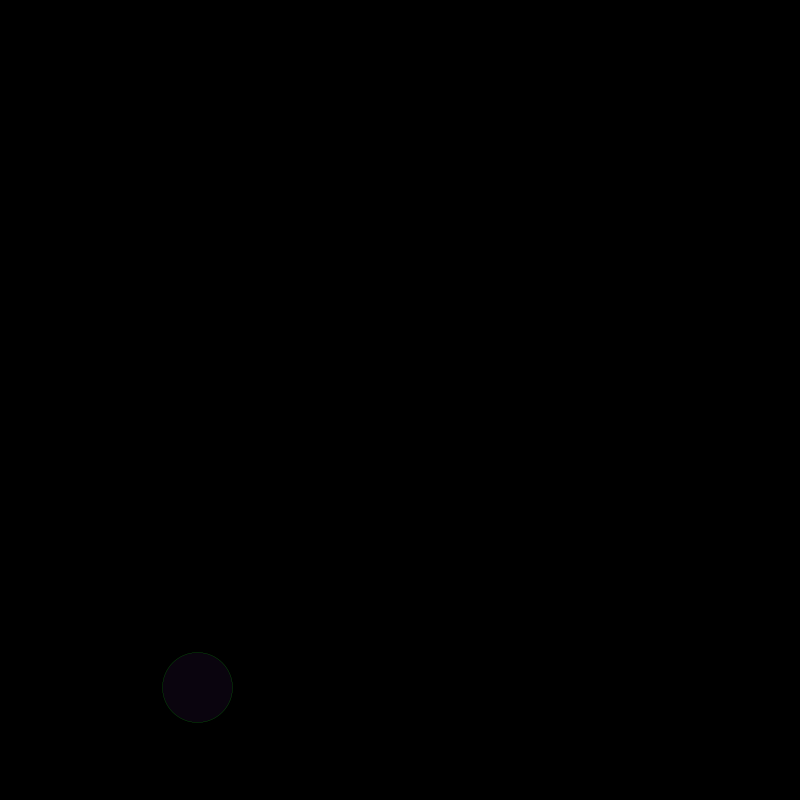
Frame 1 (no input)
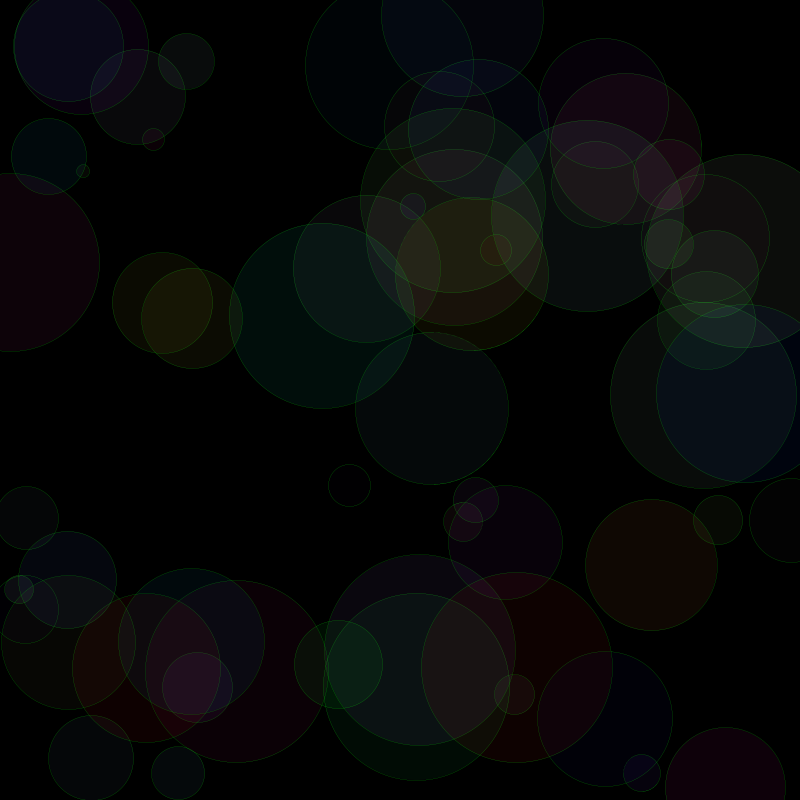
Frame 60 (the mouse pressed at the canvas centre just before this capture)
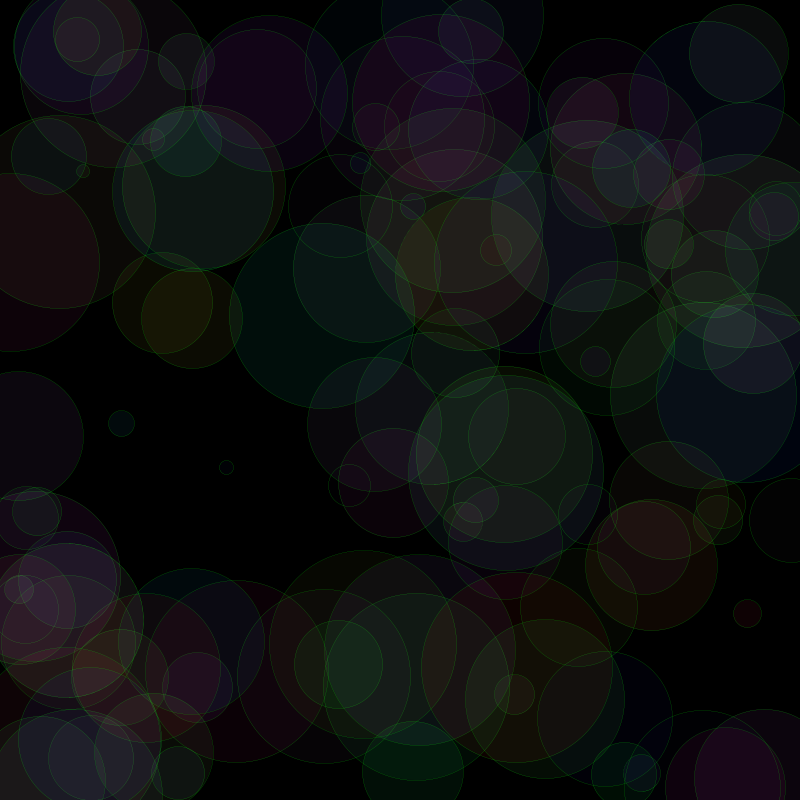
Frame 120 (the mouse held since frame 60 and released just before this capture)

The Processing sketch that drew these frames (run headless with seeded random() and noise(); from frame 60 on, the mouse is pressed at the canvas centre):

// Processing sketch: Ellipses
// ── Ellipses.pde
//increasing ellipse count over time
//Leon Wolff
//This program draws an increasing amount of ellipses with random colors

int exp;
int i = 0;
float posY;
float posX;
float size;
float copy;
int counting;

void settings (){
 size(800,800); 
  smooth();
}

void setup(){
  background(0); 
}


void mouseClicked(){
 if (mouseButton == LEFT){
  noLoop();}
 if (mouseButton == RIGHT){
  loop();
 }
}

void draw(){
  noFill();
  stroke(0, 255, 0);
  strokeWeight(0.05);
  println(i);
  ellipseMode(CENTER);
  
  if (i > 1799){
   noLoop(); 
  }
  
  if (i < 1800){
   i++; 
  }
  fill(random(255),random(255),random(255), 15);
  if (i > 0){
    drawer1();
  }
  if (i > 200){
    drawer2();
  }
  if (i > 400){
   drawer3(); 
  }
  if (i > 600){
   drawer4(); 
  }
  if (i >800){
   drawer5(); 
  }
  if (i > 1000){
   drawer6(); 
  }
  if (i > 1200){
   drawer7(); 
  }
  if (i > 1400){
   drawer8(); 
  }
  if (i > 1600){
   drawer9(); 
  }
  if (i > 1800){
   drawer10(); 
  }
}

void drawer1(){
  ellipse (posX = random(10, width), posY = random(10, height), size = random(10, 200), copy = this.size);
 
}

void drawer2(){
  ellipse (posX = random(10, width), posY = random(10, height), size = random(10, 200), copy = this.size);
  ellipse (posX = random(10, width), posY = random(10, height), size = random(10, 200), copy = this.size);
}

void drawer3(){
  ellipse (posX = random(10, width), posY = random(10, height), size = random(10, 400), copy = this.size);
  ellipse (posX = random(10, width), posY = random(10, height), size = random(10, 400), copy = this.size);
  ellipse (posX = random(10, width), posY = random(10, height), size = random(10, 400), copy = this.size);
}

void drawer4(){
  ellipse (posX = random(10, width), posY = random(10, height), size = random(10, 400), copy = this.size);
  ellipse (posX = random(10, width), posY = random(10, height), size = random(10, 400), copy = this.size);
  ellipse (posX = random(10, width), posY = random(10, height), size = random(10, 400), copy = this.size);
  ellipse (posX = random(10, width), posY = random(10, height), size = random(10, 400), copy = this.size);
  ellipse (posX = random(10, width), posY = random(10, height), size = random(10, 400), copy = this.size);
  ellipse (posX = random(10, width), posY = random(10, height), size = random(10, 400), copy = this.size);
}

void drawer5(){
  ellipse (posX = random(10, width), posY = random(10, height), size = random(10, 400), copy = this.size);
  ellipse (posX = random(10, width), posY = random(10, height), size = random(10, 400), copy = this.size);
  ellipse (posX = random(10, width), posY = random(10, height), size = random(10, 400), copy = this.size);
  ellipse (posX = random(10, width), posY = random(10, height), size = random(10, 400), copy = this.size);
  ellipse (posX = random(10, width), posY = random(10, height), size = random(10, 400), copy = this.size);
  ellipse (posX = random(10, width), posY = random(10, height), size = random(10, 400), copy = this.size);
  ellipse (posX = random(10, width), posY = random(10, height), size = random(10, 400), copy = this.size);
  ellipse (posX = random(10, width), posY = random(10, height), size = random(10, 400), copy = this.size);
  ellipse (posX = random(10, width), posY = random(10, height), size = random(10, 400), copy = this.size);
  ellipse (posX = random(10, width), posY = random(10, height), size = random(10, 400), copy = this.size);
  ellipse (posX = random(10, width), posY = random(10, height), size = random(10, 400), copy = this.size);
  ellipse (posX = random(10, width), posY = random(10, height), size = random(10, 400), copy = this.size);
}

void drawer6(){
  ellipse (posX = random(10, width), posY = random(10, height), size = random(10, 400), copy = this.size);
  ellipse (posX = random(10, width), posY = random(10, height), size = random(10, 400), copy = this.size);
  ellipse (posX = random(10, width), posY = random(10, height), size = random(10, 400), copy = this.size);
  ellipse (posX = random(10, width), posY = random(10, height), size = random(10, 400), copy = this.size);
  ellipse (posX = random(10, width), posY = random(10, height), size = random(10, 400), copy = this.size);
  ellipse (posX = random(10, width), posY = random(10, height), size = random(10, 400), copy = this.size);
  ellipse (posX = random(10, width), posY = random(10, height), size = random(10, 400), copy = this.size);
  ellipse (posX = random(10, width), posY = random(10, height), size = random(10, 400), copy = this.size);
  ellipse (posX = random(10, width), posY = random(10, height), size = random(10, 400), copy = this.size);
  ellipse (posX = random(10, width), posY = random(10, height), size = random(10, 400), copy = this.size);
  ellipse (posX = random(10, width), posY = random(10, height), size = random(10, 400), copy = this.size);
  ellipse (posX = random(10, width), posY = random(10, height), size = random(10, 400), copy = this.size);
  ellipse (posX = random(10, width), posY = random(10, height), size = random(10, 400), copy = this.size);
  ellipse (posX = random(10, width), posY = random(10, height), size = random(10, 400), copy = this.size);
  ellipse (posX = random(10, width), posY = random(10, height), size = random(10, 400), copy = this.size);
  ellipse (posX = random(10, width), posY = random(10, height), size = random(10, 400), copy = this.size);
  ellipse (posX = random(10, width), posY = random(10, height), size = random(10, 400), copy = this.size);
  ellipse (posX = random(10, width), posY = random(10, height), size = random(10, 400), copy = this.size);
  ellipse (posX = random(10, width), posY = random(10, height), size = random(10, 400), copy = this.size);
  ellipse (posX = random(10, width), posY = random(10, height), size = random(10, 400), copy = this.size);
  ellipse (posX = random(10, width), posY = random(10, height), size = random(10, 400), copy = this.size);
  ellipse (posX = random(10, width), posY = random(10, height), size = random(10, 400), copy = this.size);
  ellipse (posX = random(10, width), posY = random(10, height), size = random(10, 400), copy = this.size);
  ellipse (posX = random(10, width), posY = random(10, height), size = random(10, 400), copy = this.size);
}

void drawer7(){
  ellipse (posX = random(10, width), posY = random(10, height), size = random(10, 400), copy = this.size);
  ellipse (posX = random(10, width), posY = random(10, height), size = random(10, 400), copy = this.size);
  ellipse (posX = random(10, width), posY = random(10, height), size = random(10, 400), copy = this.size);
  ellipse (posX = random(10, width), posY = random(10, height), size = random(10, 400), copy = this.size);
  ellipse (posX = random(10, width), posY = random(10, height), size = random(10, 400), copy = this.size);
  ellipse (posX = random(10, width), posY = random(10, height), size = random(10, 400), copy = this.size);
  ellipse (posX = random(10, width), posY = random(10, height), size = random(10, 400), copy = this.size);
  ellipse (posX = random(10, width), posY = random(10, height), size = random(10, 400), copy = this.size);
  ellipse (posX = random(10, width), posY = random(10, height), size = random(10, 400), copy = this.size);
  ellipse (posX = random(10, width), posY = random(10, height), size = random(10, 400), copy = this.size);
  ellipse (posX = random(10, width), posY = random(10, height), size = random(10, 400), copy = this.size);
  ellipse (posX = random(10, width), posY = random(10, height), size = random(10, 400), copy = this.size);
  ellipse (posX = random(10, width), posY = random(10, height), size = random(10, 400), copy = this.size);
  ellipse (posX = random(10, width), posY = random(10, height), size = random(10, 400), copy = this.size);
  ellipse (posX = random(10, width), posY = random(10, height), size = random(10, 400), copy = this.size);
  ellipse (posX = random(10, width), posY = random(10, height), size = random(10, 400), copy = this.size);
  ellipse (posX = random(10, width), posY = random(10, height), size = random(10, 400), copy = this.size);
  ellipse (posX = random(10, width), posY = random(10, height), size = random(10, 400), copy = this.size);
  ellipse (posX = random(10, width), posY = random(10, height), size = random(10, 400), copy = this.size);
  ellipse (posX = random(10, width), posY = random(10, height), size = random(10, 400), copy = this.size);
  ellipse (posX = random(10, width), posY = random(10, height), size = random(10, 400), copy = this.size);
  ellipse (posX = random(10, width), posY = random(10, height), size = random(10, 400), copy = this.size);
  ellipse (posX = random(10, width), posY = random(10, height), size = random(10, 400), copy = this.size);
  ellipse (posX = random(10, width), posY = random(10, height), size = random(10, 400), copy = this.size);
  ellipse (posX = random(10, width), posY = random(10, height), size = random(10, 400), copy = this.size);
  ellipse (posX = random(10, width), posY = random(10, height), size = random(10, 400), copy = this.size);
  ellipse (posX = random(10, width), posY = random(10, height), size = random(10, 400), copy = this.size);
  ellipse (posX = random(10, width), posY = random(10, height), size = random(10, 400), copy = this.size);
  ellipse (posX = random(10, width), posY = random(10, height), size = random(10, 400), copy = this.size);
  ellipse (posX = random(10, width), posY = random(10, height), size = random(10, 400), copy = this.size);
  ellipse (posX = random(10, width), posY = random(10, height), size = random(10, 400), copy = this.size);
  ellipse (posX = random(10, width), posY = random(10, height), size = random(10, 400), copy = this.size);
  ellipse (posX = random(10, width), posY = random(10, height), size = random(10, 400), copy = this.size);
  ellipse (posX = random(10, width), posY = random(10, height), size = random(10, 400), copy = this.size);
  ellipse (posX = random(10, width), posY = random(10, height), size = random(10, 400), copy = this.size);
  ellipse (posX = random(10, width), posY = random(10, height), size = random(10, 400), copy = this.size);
  ellipse (posX = random(10, width), posY = random(10, height), size = random(10, 400), copy = this.size);
  ellipse (posX = random(10, width), posY = random(10, height), size = random(10, 400), copy = this.size);
  ellipse (posX = random(10, width), posY = random(10, height), size = random(10, 400), copy = this.size);
  ellipse (posX = random(10, width), posY = random(10, height), size = random(10, 400), copy = this.size);
  ellipse (posX = random(10, width), posY = random(10, height), size = random(10, 400), copy = this.size);
  ellipse (posX = random(10, width), posY = random(10, height), size = random(10, 400), copy = this.size);
  ellipse (posX = random(10, width), posY = random(10, height), size = random(10, 400), copy = this.size);
  ellipse (posX = random(10, width), posY = random(10, height), size = random(10, 400), copy = this.size);
  ellipse (posX = random(10, width), posY = random(10, height), size = random(10, 400), copy = this.size);
  ellipse (posX = random(10, width), posY = random(10, height), size = random(10, 400), copy = this.size);
  ellipse (posX = random(10, width), posY = random(10, height), size = random(10, 400), copy = this.size);
  ellipse (posX = random(10, width), posY = random(10, height), size = random(10, 400), copy = this.size);
}

void drawer8(){
  ellipse (posX = random(10, width), posY = random(10, height), size = random(10, 400), copy = this.size);
  ellipse (posX = random(10, width), posY = random(10, height), size = random(10, 400), copy = this.size);
  ellipse (posX = random(10, width), posY = random(10, height), size = random(10, 400), copy = this.size);
  ellipse (posX = random(10, width), posY = random(10, height), size = random(10, 400), copy = this.size);
  ellipse (posX = random(10, width), posY = random(10, height), size = random(10, 400), copy = this.size);
  ellipse (posX = random(10, width), posY = random(10, height), size = random(10, 400), copy = this.size);
  ellipse (posX = random(10, width), posY = random(10, height), size = random(10, 400), copy = this.size);
  ellipse (posX = random(10, width), posY = random(10, height), size = random(10, 400), copy = this.size);
  ellipse (posX = random(10, width), posY = random(10, height), size = random(10, 400), copy = this.size);
  ellipse (posX = random(10, width), posY = random(10, height), size = random(10, 400), copy = this.size);
  ellipse (posX = random(10, width), posY = random(10, height), size = random(10, 400), copy = this.size);
  ellipse (posX = random(10, width), posY = random(10, height), size = random(10, 400), copy = this.size);
  ellipse (posX = random(10, width), posY = random(10, height), size = random(10, 400), copy = this.size);
  ellipse (posX = random(10, width), posY = random(10, height), size = random(10, 400), copy = this.size);
  ellipse (posX = random(10, width), posY = random(10, height), size = random(10, 400), copy = this.size);
  ellipse (posX = random(10, width), posY = random(10, height), size = random(10, 400), copy = this.size);
  ellipse (posX = random(10, width), posY = random(10, height), size = random(10, 400), copy = this.size);
  ellipse (posX = random(10, width), posY = random(10, height), size = random(10, 400), copy = this.size);
  ellipse (posX = random(10, width), posY = random(10, height), size = random(10, 400), copy = this.size);
  ellipse (posX = random(10, width), posY = random(10, height), size = random(10, 400), copy = this.size);
  ellipse (posX = random(10, width), posY = random(10, height), size = random(10, 400), copy = this.size);
  ellipse (posX = random(10, width), posY = random(10, height), size = random(10, 400), copy = this.size);
  ellipse (posX = random(10, width), posY = random(10, height), size = random(10, 400), copy = this.size);
  ellipse (posX = random(10, width), posY = random(10, height), size = random(10, 400), copy = this.size);
  ellipse (posX = random(10, width), posY = random(10, height), size = random(10, 400), copy = this.size);
  ellipse (posX = random(10, width), posY = random(10, height), size = random(10, 400), copy = this.size);
  ellipse (posX = random(10, width), posY = random(10, height), size = random(10, 400), copy = this.size);
  ellipse (posX = random(10, width), posY = random(10, height), size = random(10, 400), copy = this.size);
  ellipse (posX = random(10, width), posY = random(10, height), size = random(10, 400), copy = this.size);
  ellipse (posX = random(10, width), posY = random(10, height), size = random(10, 400), copy = this.size);
  ellipse (posX = random(10, width), posY = random(10, height), size = random(10, 400), copy = this.size);
  ellipse (posX = random(10, width), posY = random(10, height), size = random(10, 400), copy = this.size);
  ellipse (posX = random(10, width), posY = random(10, height), size = random(10, 400), copy = this.size);
  ellipse (posX = random(10, width), posY = random(10, height), size = random(10, 400), copy = this.size);
  ellipse (posX = random(10, width), posY = random(10, height), size = random(10, 400), copy = this.size);
  ellipse (posX = random(10, width), posY = random(10, height), size = random(10, 400), copy = this.size);
  ellipse (posX = random(10, width), posY = random(10, height), size = random(10, 400), copy = this.size);
  ellipse (posX = random(10, width), posY = random(10, height), size = random(10, 400), copy = this.size);
  ellipse (posX = random(10, width), posY = random(10, height), size = random(10, 400), copy = this.size);
  ellipse (posX = random(10, width), posY = random(10, height), size = random(10, 400), copy = this.size);
  ellipse (posX = random(10, width), posY = random(10, height), size = random(10, 400), copy = this.size);
  ellipse (posX = random(10, width), posY = random(10, height), size = random(10, 400), copy = this.size);
  ellipse (posX = random(10, width), posY = random(10, height), size = random(10, 400), copy = this.size);
  ellipse (posX = random(10, width), posY = random(10, height), size = random(10, 400), copy = this.size);
  ellipse (posX = random(10, width), posY = random(10, height), size = random(10, 400), copy = this.size);
  ellipse (posX = random(10, width), posY = random(10, height), size = random(10, 400), copy = this.size);
  ellipse (posX = random(10, width), posY = random(10, height), size = random(10, 400), copy = this.size);
  ellipse (posX = random(10, width), posY = random(10, height), size = random(10, 400), copy = this.size);
  ellipse (posX = random(10, width), posY = random(10, height), size = random(10, 400), copy = this.size);
  ellipse (posX = random(10, width), posY = random(10, height), size = random(10, 400), copy = this.size);
  ellipse (posX = random(10, width), posY = random(10, height), size = random(10, 400), copy = this.size);
  ellipse (posX = random(10, width), posY = random(10, height), size = random(10, 400), copy = this.size);
  ellipse (posX = random(10, width), posY = random(10, height), size = random(10, 400), copy = this.size);
  ellipse (posX = random(10, width), posY = random(10, height), size = random(10, 400), copy = this.size);
  ellipse (posX = random(10, width), posY = random(10, height), size = random(10, 400), copy = this.size);
  ellipse (posX = random(10, width), posY = random(10, height), size = random(10, 400), copy = this.size);
  ellipse (posX = random(10, width), posY = random(10, height), size = random(10, 400), copy = this.size);
  ellipse (posX = random(10, width), posY = random(10, height), size = random(10, 400), copy = this.size);
  ellipse (posX = random(10, width), posY = random(10, height), size = random(10, 400), copy = this.size);
  ellipse (posX = random(10, width), posY = random(10, height), size = random(10, 400), copy = this.size);
  ellipse (posX = random(10, width), posY = random(10, height), size = random(10, 400), copy = this.size);
  ellipse (posX = random(10, width), posY = random(10, height), size = random(10, 400), copy = this.size);
  ellipse (posX = random(10, width), posY = random(10, height), size = random(10, 400), copy = this.size);
  ellipse (posX = random(10, width), posY = random(10, height), size = random(10, 400), copy = this.size);
  ellipse (posX = random(10, width), posY = random(10, height), size = random(10, 400), copy = this.size);
  ellipse (posX = random(10, width), posY = random(10, height), size = random(10, 400), copy = this.size);
  ellipse (posX = random(10, width), posY = random(10, height), size = random(10, 400), copy = this.size);
  ellipse (posX = random(10, width), posY = random(10, height), size = random(10, 400), copy = this.size);
  ellipse (posX = random(10, width), posY = random(10, height), size = random(10, 400), copy = this.size);
  ellipse (posX = random(10, width), posY = random(10, height), size = random(10, 400), copy = this.size);
  ellipse (posX = random(10, width), posY = random(10, height), size = random(10, 400), copy = this.size);
  ellipse (posX = random(10, width), posY = random(10, height), size = random(10, 400), copy = this.size);
  ellipse (posX = random(10, width), posY = random(10, height), size = random(10, 400), copy = this.size);
  ellipse (posX = random(10, width), posY = random(10, height), size = random(10, 400), copy = this.size);
  ellipse (posX = random(10, width), posY = random(10, height), size = random(10, 400), copy = this.size);
  ellipse (posX = random(10, width), posY = random(10, height), size = random(10, 400), copy = this.size);
  ellipse (posX = random(10, width), posY = random(10, height), size = random(10, 400), copy = this.size);
  ellipse (posX = random(10, width), posY = random(10, height), size = random(10, 400), copy = this.size);
  ellipse (posX = random(10, width), posY = random(10, height), size = random(10, 400), copy = this.size);
  ellipse (posX = random(10, width), posY = random(10, height), size = random(10, 400), copy = this.size);
  ellipse (posX = random(10, width), posY = random(10, height), size = random(10, 400), copy = this.size);
  ellipse (posX = random(10, width), posY = random(10, height), size = random(10, 400), copy = this.size);
  ellipse (posX = random(10, width), posY = random(10, height), size = random(10, 400), copy = this.size);
  ellipse (posX = random(10, width), posY = random(10, height), size = random(10, 400), copy = this.size);
  ellipse (posX = random(10, width), posY = random(10, height), size = random(10, 400), copy = this.size);
  ellipse (posX = random(10, width), posY = random(10, height), size = random(10, 400), copy = this.size);
  ellipse (posX = random(10, width), posY = random(10, height), size = random(10, 400), copy = this.size);
  ellipse (posX = random(10, width), posY = random(10, height), size = random(10, 400), copy = this.size);
  ellipse (posX = random(10, width), posY = random(10, height), size = random(10, 400), copy = this.size);
  ellipse (posX = random(10, width), posY = random(10, height), size = random(10, 400), copy = this.size);
  ellipse (posX = random(10, width), posY = random(10, height), size = random(10, 400), copy = this.size);
  ellipse (posX = random(10, width), posY = random(10, height), size = random(10, 400), copy = this.size);
  ellipse (posX = random(10, width), posY = random(10, height), size = random(10, 400), copy = this.size);
  ellipse (posX = random(10, width), posY = random(10, height), size = random(10, 400), copy = this.size);
  ellipse (posX = random(10, width), posY = random(10, height), size = random(10, 400), copy = this.size);
  ellipse (posX = random(10, width), posY = random(10, height), size = random(10, 400), copy = this.size);
}

void drawer9(){
  ellipse (posX = random(10, width), posY = random(10, height), size = random(10, 400), copy = this.size);
  ellipse (posX = random(10, width), posY = random(10, height), size = random(10, 400), copy = this.size);
  ellipse (posX = random(10, width), posY = random(10, height), size = random(10, 400), copy = this.size);
  ellipse (posX = random(10, width), posY = random(10, height), size = random(10, 400), copy = this.size);
  ellipse (posX = random(10, width), posY = random(10, height), size = random(10, 400), copy = this.size);
  ellipse (posX = random(10, width), posY = random(10, height), size = random(10, 400), copy = this.size);
  ellipse (posX = random(10, width), posY = random(10, height), size = random(10, 400), copy = this.size);
  ellipse (posX = random(10, width), posY = random(10, height), size = random(10, 400), copy = this.size);
  ellipse (posX = random(10, width), posY = random(10, height), size = random(10, 400), copy = this.size);
  ellipse (posX = random(10, width), posY = random(10, height), size = random(10, 400), copy = this.size);
  ellipse (posX = random(10, width), posY = random(10, height), size = random(10, 400), copy = this.size);
  ellipse (posX = random(10, width), posY = random(10, height), size = random(10, 400), copy = this.size);
  ellipse (posX = random(10, width), posY = random(10, height), size = random(10, 400), copy = this.size);
  ellipse (posX = random(10, width), posY = random(10, height), size = random(10, 400), copy = this.size);
  ellipse (posX = random(10, width), posY = random(10, height), size = random(10, 400), copy = this.size);
  ellipse (posX = random(10, width), posY = random(10, height), size = random(10, 400), copy = this.size);
  ellipse (posX = random(10, width), posY = random(10, height), size = random(10, 400), copy = this.size);
  ellipse (posX = random(10, width), posY = random(10, height), size = random(10, 400), copy = this.size);
  ellipse (posX = random(10, width), posY = random(10, height), size = random(10, 400), copy = this.size);
  ellipse (posX = random(10, width), posY = random(10, height), size = random(10, 400), copy = this.size);
  ellipse (posX = random(10, width), posY = random(10, height), size = random(10, 400), copy = this.size);
  ellipse (posX = random(10, width), posY = random(10, height), size = random(10, 400), copy = this.size);
  ellipse (posX = random(10, width), posY = random(10, height), size = random(10, 400), copy = this.size);
  ellipse (posX = random(10, width), posY = random(10, height), size = random(10, 400), copy = this.size);
  ellipse (posX = random(10, width), posY = random(10, height), size = random(10, 400), copy = this.size);
  ellipse (posX = random(10, width), posY = random(10, height), size = random(10, 400), copy = this.size);
  ellipse (posX = random(10, width), posY = random(10, height), size = random(10, 400), copy = this.size);
  ellipse (posX = random(10, width), posY = random(10, height), size = random(10, 400), copy = this.size);
  ellipse (posX = random(10, width), posY = random(10, height), size = random(10, 400), copy = this.size);
  ellipse (posX = random(10, width), posY = random(10, height), size = random(10, 400), copy = this.size);
  ellipse (posX = random(10, width), posY = random(10, height), size = random(10, 400), copy = this.size);
  ellipse (posX = random(10, width), posY = random(10, height), size = random(10, 400), copy = this.size);
  ellipse (posX = random(10, width), posY = random(10, height), size = random(10, 400), copy = this.size);
  ellipse (posX = random(10, width), posY = random(10, height), size = random(10, 400), copy = this.size);
  ellipse (posX = random(10, width), posY = random(10, height), size = random(10, 400), copy = this.size);
  ellipse (posX = random(10, width), posY = random(10, height), size = random(10, 400), copy = this.size);
  ellipse (posX = random(10, width), posY = random(10, height), size = random(10, 400), copy = this.size);
  ellipse (posX = random(10, width), posY = random(10, height), size = random(10, 400), copy = this.size);
  ellipse (posX = random(10, width), posY = random(10, height), size = random(10, 400), copy = this.size);
  ellipse (posX = random(10, width), posY = random(10, height), size = random(10, 400), copy = this.size);
  ellipse (posX = random(10, width), posY = random(10, height), size = random(10, 400), copy = this.size);
  ellipse (posX = random(10, width), posY = random(10, height), size = random(10, 400), copy = this.size);
  ellipse (posX = random(10, width), posY = random(10, height), size = random(10, 400), copy = this.size);
  ellipse (posX = random(10, width), posY = random(10, height), size = random(10, 400), copy = this.size);
  ellipse (posX = random(10, width), posY = random(10, height), size = random(10, 400), copy = this.size);
  ellipse (posX = random(10, width), posY = random(10, height), size = random(10, 400), copy = this.size);
  ellipse (posX = random(10, width), posY = random(10, height), size = random(10, 400), copy = this.size);
  ellipse (posX = random(10, width), posY = random(10, height), size = random(10, 400), copy = this.size);
  ellipse (posX = random(10, width), posY = random(10, height), size = random(10, 400), copy = this.size);
  ellipse (posX = random(10, width), posY = random(10, height), size = random(10, 400), copy = this.size);
  ellipse (posX = random(10, width), posY = random(10, height), size = random(10, 400), copy = this.size);
  ellipse (posX = random(10, width), posY = random(10, height), size = random(10, 400), copy = this.size);
  ellipse (posX = random(10, width), posY = random(10, height), size = random(10, 400), copy = this.size);
  ellipse (posX = random(10, width), posY = random(10, height), size = random(10, 400), copy = this.size);
  ellipse (posX = random(10, width), posY = random(10, height), size = random(10, 400), copy = this.size);
  ellipse (posX = random(10, width), posY = random(10, height), size = random(10, 400), copy = this.size);
  ellipse (posX = random(10, width), posY = random(10, height), size = random(10, 400), copy = this.size);
  ellipse (posX = random(10, width), posY = random(10, height), size = random(10, 400), copy = this.size);
  ellipse (posX = random(10, width), posY = random(10, height), size = random(10, 400), copy = this.size);
  ellipse (posX = random(10, width), posY = random(10, height), size = random(10, 400), copy = this.size);
  ellipse (posX = random(10, width), posY = random(10, height), size = random(10, 400), copy = this.size);
  ellipse (posX = random(10, width), posY = random(10, height), size = random(10, 400), copy = this.size);
  ellipse (posX = random(10, width), posY = random(10, height), size = random(10, 400), copy = this.size);
  ellipse (posX = random(10, width), posY = random(10, height), size = random(10, 400), copy = this.size);
  ellipse (posX = random(10, width), posY = random(10, height), size = random(10, 400), copy = this.size);
  ellipse (posX = random(10, width), posY = random(10, height), size = random(10, 400), copy = this.size);
  ellipse (posX = random(10, width), posY = random(10, height), size = random(10, 400), copy = this.size);
  ellipse (posX = random(10, width), posY = random(10, height), size = random(10, 400), copy = this.size);
  ellipse (posX = random(10, width), posY = random(10, height), size = random(10, 400), copy = this.size);
  ellipse (posX = random(10, width), posY = random(10, height), size = random(10, 400), copy = this.size);
  ellipse (posX = random(10, width), posY = random(10, height), size = random(10, 400), copy = this.size);
  ellipse (posX = random(10, width), posY = random(10, height), size = random(10, 400), copy = this.size);
  ellipse (posX = random(10, width), posY = random(10, height), size = random(10, 400), copy = this.size);
  ellipse (posX = random(10, width), posY = random(10, height), size = random(10, 400), copy = this.size);
  ellipse (posX = random(10, width), posY = random(10, height), size = random(10, 400), copy = this.size);
  ellipse (posX = random(10, width), posY = random(10, height), size = random(10, 400), copy = this.size);
  ellipse (posX = random(10, width), posY = random(10, height), size = random(10, 400), copy = this.size);
  ellipse (posX = random(10, width), posY = random(10, height), size = random(10, 400), copy = this.size);
  ellipse (posX = random(10, width), posY = random(10, height), size = random(10, 400), copy = this.size);
  ellipse (posX = random(10, width), posY = random(10, height), size = random(10, 400), copy = this.size);
  ellipse (posX = random(10, width), posY = random(10, height), size = random(10, 400), copy = this.size);
  ellipse (posX = random(10, width), posY = random(10, height), size = random(10, 400), copy = this.size);
  ellipse (posX = random(10, width), posY = random(10, height), size = random(10, 400), copy = this.size);
  ellipse (posX = random(10, width), posY = random(10, height), size = random(10, 400), copy = this.size);
  ellipse (posX = random(10, width), posY = random(10, height), size = random(10, 400), copy = this.size);
  ellipse (posX = random(10, width), posY = random(10, height), size = random(10, 400), copy = this.size);
  ellipse (posX = random(10, width), posY = random(10, height), size = random(10, 400), copy = this.size);
  ellipse (posX = random(10, width), posY = random(10, height), size = random(10, 400), copy = this.size);
  ellipse (posX = random(10, width), posY = random(10, height), size = random(10, 400), copy = this.size);
  ellipse (posX = random(10, width), posY = random(10, height), size = random(10, 400), copy = this.size);
  ellipse (posX = random(10, width), posY = random(10, height), size = random(10, 400), copy = this.size);
  ellipse (posX = random(10, width), posY = random(10, height), size = random(10, 400), copy = this.size);
  ellipse (posX = random(10, width), posY = random(10, height), size = random(10, 400), copy = this.size);
  ellipse (posX = random(10, width), posY = random(10, height), size = random(10, 400), copy = this.size);
  ellipse (posX = random(10, width), posY = random(10, height), size = random(10, 400), copy = this.size);
  ellipse (posX = random(10, width), posY = random(10, height), size = random(10, 400), copy = this.size);
  ellipse (posX = random(10, width), posY = random(10, height), size = random(10, 400), copy = this.size);
  ellipse (posX = random(10, width), posY = random(10, height), size = random(10, 400), copy = this.size);
  ellipse (posX = random(10, width), posY = random(10, height), size = random(10, 400), copy = this.size);
  ellipse (posX = random(10, width), posY = random(10, height), size = random(10, 400), copy = this.size);
  ellipse (posX = random(10, width), posY = random(10, height), size = random(10, 400), copy = this.size);
  ellipse (posX = random(10, width), posY = random(10, height), size = random(10, 400), copy = this.size);
  ellipse (posX = random(10, width), posY = random(10, height), size = random(10, 400), copy = this.size);
  ellipse (posX = random(10, width), posY = random(10, height), size = random(10, 400), copy = this.size);
  ellipse (posX = random(10, width), posY = random(10, height), size = random(10, 400), copy = this.size);
  ellipse (posX = random(10, width), posY = random(10, height), size = random(10, 400), copy = this.size);
  ellipse (posX = random(10, width), posY = random(10, height), size = random(10, 400), copy = this.size);
  ellipse (posX = random(10, width), posY = random(10, height), size = random(10, 400), copy = this.size);
  ellipse (posX = random(10, width), posY = random(10, height), size = random(10, 400), copy = this.size);
  ellipse (posX = random(10, width), posY = random(10, height), size = random(10, 400), copy = this.size);
  ellipse (posX = random(10, width), posY = random(10, height), size = random(10, 400), copy = this.size);
  ellipse (posX = random(10, width), posY = random(10, height), size = random(10, 400), copy = this.size);
  ellipse (posX = random(10, width), posY = random(10, height), size = random(10, 400), copy = this.size);
  ellipse (posX = random(10, width), posY = random(10, height), size = random(10, 400), copy = this.size);
  ellipse (posX = random(10, width), posY = random(10, height), size = random(10, 400), copy = this.size);
  ellipse (posX = random(10, width), posY = random(10, height), size = random(10, 400), copy = this.size);
  ellipse (posX = random(10, width), posY = random(10, height), size = random(10, 400), copy = this.size);
  ellipse (posX = random(10, width), posY = random(10, height), size = random(10, 400), copy = this.size);
  ellipse (posX = random(10, width), posY = random(10, height), size = random(10, 400), copy = this.size);
  ellipse (posX = random(10, width), posY = random(10, height), size = random(10, 400), copy = this.size);
  ellipse (posX = random(10, width), posY = random(10, height), size = random(10, 400), copy = this.size);
  ellipse (posX = random(10, width), posY = random(10, height), size = random(10, 400), copy = this.size);
  ellipse (posX = random(10, width), posY = random(10, height), size = random(10, 400), copy = this.size);
  ellipse (posX = random(10, width), posY = random(10, height), size = random(10, 400), copy = this.size);
  ellipse (posX = random(10, width), posY = random(10, height), size = random(10, 400), copy = this.size);
  ellipse (posX = random(10, width), posY = random(10, height), size = random(10, 400), copy = this.size);
  ellipse (posX = random(10, width), posY = random(10, height), size = random(10, 400), copy = this.size);
  ellipse (posX = random(10, width), posY = random(10, height), size = random(10, 400), copy = this.size);
  ellipse (posX = random(10, width), posY = random(10, height), size = random(10, 400), copy = this.size);
  ellipse (posX = random(10, width), posY = random(10, height), size = random(10, 400), copy = this.size);
  ellipse (posX = random(10, width), posY = random(10, height), size = random(10, 400), copy = this.size);
  ellipse (posX = random(10, width), posY = random(10, height), size = random(10, 400), copy = this.size);
  ellipse (posX = random(10, width), posY = random(10, height), size = random(10, 400), copy = this.size);
  ellipse (posX = random(10, width), posY = random(10, height), size = random(10, 400), copy = this.size);
  ellipse (posX = random(10, width), posY = random(10, height), size = random(10, 400), copy = this.size);
  ellipse (posX = random(10, width), posY = random(10, height), size = random(10, 400), copy = this.size);
  ellipse (posX = random(10, width), posY = random(10, height), size = random(10, 400), copy = this.size);
  ellipse (posX = random(10, width), posY = random(10, height), size = random(10, 400), copy = this.size);
  ellipse (posX = random(10, width), posY = random(10, height), size = random(10, 400), copy = this.size);
  ellipse (posX = random(10, width), posY = random(10, height), size = random(10, 400), copy = this.size);
  ellipse (posX = random(10, width), posY = random(10, height), size = random(10, 400), copy = this.size);
  ellipse (posX = random(10, width), posY = random(10, height), size = random(10, 400), copy = this.size);
  ellipse (posX = random(10, width), posY = random(10, height), size = random(10, 400), copy = this.size);
  ellipse (posX = random(10, width), posY = random(10, height), size = random(10, 400), copy = this.size);
  ellipse (posX = random(10, width), posY = random(10, height), size = random(10, 400), copy = this.size);
  ellipse (posX = random(10, width), posY = random(10, height), size = random(10, 400), copy = this.size);
  ellipse (posX = random(10, width), posY = random(10, height), size = random(10, 400), copy = this.size);
  ellipse (posX = random(10, width), posY = random(10, height), size = random(10, 400), copy = this.size);
  ellipse (posX = random(10, width), posY = random(10, height), size = random(10, 400), copy = this.size);
  ellipse (posX = random(10, width), posY = random(10, height), size = random(10, 400), copy = this.size);
  ellipse (posX = random(10, width), posY = random(10, height), size = random(10, 400), copy = this.size);
  ellipse (posX = random(10, width), posY = random(10, height), size = random(10, 400), copy = this.size);
  ellipse (posX = random(10, width), posY = random(10, height), size = random(10, 400), copy = this.size);
  ellipse (posX = random(10, width), posY = random(10, height), size = random(10, 400), copy = this.size);
  ellipse (posX = random(10, width), posY = random(10, height), size = random(10, 400), copy = this.size);
  ellipse (posX = random(10, width), posY = random(10, height), size = random(10, 400), copy = this.size);
  ellipse (posX = random(10, width), posY = random(10, height), size = random(10, 400), copy = this.size);
  ellipse (posX = random(10, width), posY = random(10, height), size = random(10, 400), copy = this.size);
  ellipse (posX = random(10, width), posY = random(10, height), size = random(10, 400), copy = this.size);
  ellipse (posX = random(10, width), posY = random(10, height), size = random(10, 400), copy = this.size);
  ellipse (posX = random(10, width), posY = random(10, height), size = random(10, 400), copy = this.size);
  ellipse (posX = random(10, width), posY = random(10, height), size = random(10, 400), copy = this.size);
  ellipse (posX = random(10, width), posY = random(10, height), size = random(10, 400), copy = this.size);
  ellipse (posX = random(10, width), posY = random(10, height), size = random(10, 400), copy = this.size);
  ellipse (posX = random(10, width), posY = random(10, height), size = random(10, 400), copy = this.size);
  ellipse (posX = random(10, width), posY = random(10, height), size = random(10, 400), copy = this.size);
  ellipse (posX = random(10, width), posY = random(10, height), size = random(10, 400), copy = this.size);
  ellipse (posX = random(10, width), posY = random(10, height), size = random(10, 400), copy = this.size);
  ellipse (posX = random(10, width), posY = random(10, height), size = random(10, 400), copy = this.size);
  ellipse (posX = random(10, width), posY = random(10, height), size = random(10, 400), copy = this.size);
  ellipse (posX = random(10, width), posY = random(10, height), size = random(10, 400), copy = this.size);
  ellipse (posX = random(10, width), posY = random(10, height), size = random(10, 400), copy = this.size);
  ellipse (posX = random(10, width), posY = random(10, height), size = random(10, 400), copy = this.size);
  ellipse (posX = random(10, width), posY = random(10, height), size = random(10, 400), copy = this.size);
  ellipse (posX = random(10, width), posY = random(10, height), size = random(10, 400), copy = this.size);
  ellipse (posX = random(10, width), posY = random(10, height), size = random(10, 400), copy = this.size);
  ellipse (posX = random(10, width), posY = random(10, height), size = random(10, 400), copy = this.size);
  ellipse (posX = random(10, width), posY = random(10, height), size = random(10, 400), copy = this.size);
  ellipse (posX = random(10, width), posY = random(10, height), size = random(10, 400), copy = this.size);
  ellipse (posX = random(10, width), posY = random(10, height), size = random(10, 400), copy = this.size);
  ellipse (posX = random(10, width), posY = random(10, height), size = random(10, 400), copy = this.size);
  ellipse (posX = random(10, width), posY = random(10, height), size = random(10, 400), copy = this.size);
  ellipse (posX = random(10, width), posY = random(10, height), size = random(10, 400), copy = this.size);
  ellipse (posX = random(10, width), posY = random(10, height), size = random(10, 400), copy = this.size);
  ellipse (posX = random(10, width), posY = random(10, height), size = random(10, 400), copy = this.size);
  ellipse (posX = random(10, width), posY = random(10, height), size = random(10, 400), copy = this.size);
  ellipse (posX = random(10, width), posY = random(10, height), size = random(10, 400), copy = this.size);
  ellipse (posX = random(10, width), posY = random(10, height), size = random(10, 400), copy = this.size);
  ellipse (posX = random(10, width), posY = random(10, height), size = random(10, 400), copy = this.size);
  ellipse (posX = random(10, width), posY = random(10, height), size = random(10, 400), copy = this.size);
  ellipse (posX = random(10, width), posY = random(10, height), size = random(10, 400), copy = this.size);
  ellipse (posX = random(10, width), posY = random(10, height), size = random(10, 400), copy = this.size);
}

void drawer10(){
  ellipse (posX = random(10, width), posY = random(10, height), size = random(10, 400), copy = this.size);
  ellipse (posX = random(10, width), posY = random(10, height), size = random(10, 400), copy = this.size);
  ellipse (posX = random(10, width), posY = random(10, height), size = random(10, 400), copy = this.size);
  ellipse (posX = random(10, width), posY = random(10, height), size = random(10, 400), copy = this.size);
  ellipse (posX = random(10, width), posY = random(10, height), size = random(10, 400), copy = this.size);
  ellipse (posX = random(10, width), posY = random(10, height), size = random(10, 400), copy = this.size);
  ellipse (posX = random(10, width), posY = random(10, height), size = random(10, 400), copy = this.size);
  ellipse (posX = random(10, width), posY = random(10, height), size = random(10, 400), copy = this.size);
  ellipse (posX = random(10, width), posY = random(10, height), size = random(10, 400), copy = this.size);
  ellipse (posX = random(10, width), posY = random(10, height), size = random(10, 400), copy = this.size);
  ellipse (posX = random(10, width), posY = random(10, height), size = random(10, 400), copy = this.size);
  ellipse (posX = random(10, width), posY = random(10, height), size = random(10, 400), copy = this.size);
  ellipse (posX = random(10, width), posY = random(10, height), size = random(10, 400), copy = this.size);
  ellipse (posX = random(10, width), posY = random(10, height), size = random(10, 400), copy = this.size);
  ellipse (posX = random(10, width), posY = random(10, height), size = random(10, 400), copy = this.size);
  ellipse (posX = random(10, width), posY = random(10, height), size = random(10, 400), copy = this.size);
  ellipse (posX = random(10, width), posY = random(10, height), size = random(10, 400), copy = this.size);
  ellipse (posX = random(10, width), posY = random(10, height), size = random(10, 400), copy = this.size);
  ellipse (posX = random(10, width), posY = random(10, height), size = random(10, 400), copy = this.size);
  ellipse (posX = random(10, width), posY = random(10, height), size = random(10, 400), copy = this.size);
  ellipse (posX = random(10, width), posY = random(10, height), size = random(10, 400), copy = this.size);
  ellipse (posX = random(10, width), posY = random(10, height), size = random(10, 400), copy = this.size);
  ellipse (posX = random(10, width), posY = random(10, height), size = random(10, 400), copy = this.size);
  ellipse (posX = random(10, width), posY = random(10, height), size = random(10, 400), copy = this.size);
  ellipse (posX = random(10, width), posY = random(10, height), size = random(10, 400), copy = this.size);
  ellipse (posX = random(10, width), posY = random(10, height), size = random(10, 400), copy = this.size);
  ellipse (posX = random(10, width), posY = random(10, height), size = random(10, 400), copy = this.size);
  ellipse (posX = random(10, width), posY = random(10, height), size = random(10, 400), copy = this.size);
  ellipse (posX = random(10, width), posY = random(10, height), size = random(10, 400), copy = this.size);
  ellipse (posX = random(10, width), posY = random(10, height), size = random(10, 400), copy = this.size);
  ellipse (posX = random(10, width), posY = random(10, height), size = random(10, 400), copy = this.size);
  ellipse (posX = random(10, width), posY = random(10, height), size = random(10, 400), copy = this.size);
  ellipse (posX = random(10, width), posY = random(10, height), size = random(10, 400), copy = this.size);
  ellipse (posX = random(10, width), posY = random(10, height), size = random(10, 400), copy = this.size);
  ellipse (posX = random(10, width), posY = random(10, height), size = random(10, 400), copy = this.size);
  ellipse (posX = random(10, width), posY = random(10, height), size = random(10, 400), copy = this.size);
  ellipse (posX = random(10, width), posY = random(10, height), size = random(10, 400), copy = this.size);
  ellipse (posX = random(10, width), posY = random(10, height), size = random(10, 400), copy = this.size);
  ellipse (posX = random(10, width), posY = random(10, height), size = random(10, 400), copy = this.size);
  ellipse (posX = random(10, width), posY = random(10, height), size = random(10, 400), copy = this.size);
  ellipse (posX = random(10, width), posY = random(10, height), size = random(10, 400), copy = this.size);
  ellipse (posX = random(10, width), posY = random(10, height), size = random(10, 400), copy = this.size);
  ellipse (posX = random(10, width), posY = random(10, height), size = random(10, 400), copy = this.size);
  ellipse (posX = random(10, width), posY = random(10, height), size = random(10, 400), copy = this.size);
  ellipse (posX = random(10, width), posY = random(10, height), size = random(10, 400), copy = this.size);
  ellipse (posX = random(10, width), posY = random(10, height), size = random(10, 400), copy = this.size);
  ellipse (posX = random(10, width), posY = random(10, height), size = random(10, 400), copy = this.size);
  ellipse (posX = random(10, width), posY = random(10, height), size = random(10, 400), copy = this.size);
  ellipse (posX = random(10, width), posY = random(10, height), size = random(10, 400), copy = this.size);
  ellipse (posX = random(10, width), posY = random(10, height), size = random(10, 400), copy = this.size);
  ellipse (posX = random(10, width), posY = random(10, height), size = random(10, 400), copy = this.size);
  ellipse (posX = random(10, width), posY = random(10, height), size = random(10, 400), copy = this.size);
  ellipse (posX = random(10, width), posY = random(10, height), size = random(10, 400), copy = this.size);
  ellipse (posX = random(10, width), posY = random(10, height), size = random(10, 400), copy = this.size);
  ellipse (posX = random(10, width), posY = random(10, height), size = random(10, 400), copy = this.size);
  ellipse (posX = random(10, width), posY = random(10, height), size = random(10, 400), copy = this.size);
  ellipse (posX = random(10, width), posY = random(10, height), size = random(10, 400), copy = this.size);
  ellipse (posX = random(10, width), posY = random(10, height), size = random(10, 400), copy = this.size);
  ellipse (posX = random(10, width), posY = random(10, height), size = random(10, 400), copy = this.size);
  ellipse (posX = random(10, width), posY = random(10, height), size = random(10, 400), copy = this.size);
  ellipse (posX = random(10, width), posY = random(10, height), size = random(10, 400), copy = this.size);
  ellipse (posX = random(10, width), posY = random(10, height), size = random(10, 400), copy = this.size);
  ellipse (posX = random(10, width), posY = random(10, height), size = random(10, 400), copy = this.size);
  ellipse (posX = random(10, width), posY = random(10, height), size = random(10, 400), copy = this.size);
  ellipse (posX = random(10, width), posY = random(10, height), size = random(10, 400), copy = this.size);
  ellipse (posX = random(10, width), posY = random(10, height), size = random(10, 400), copy = this.size);
  ellipse (posX = random(10, width), posY = random(10, height), size = random(10, 400), copy = this.size);
  ellipse (posX = random(10, width), posY = random(10, height), size = random(10, 400), copy = this.size);
  ellipse (posX = random(10, width), posY = random(10, height), size = random(10, 400), copy = this.size);
  ellipse (posX = random(10, width), posY = random(10, height), size = random(10, 400), copy = this.size);
  ellipse (posX = random(10, width), posY = random(10, height), size = random(10, 400), copy = this.size);
  ellipse (posX = random(10, width), posY = random(10, height), size = random(10, 400), copy = this.size);
  ellipse (posX = random(10, width), posY = random(10, height), size = random(10, 400), copy = this.size);
  ellipse (posX = random(10, width), posY = random(10, height), size = random(10, 400), copy = this.size);
  ellipse (posX = random(10, width), posY = random(10, height), size = random(10, 400), copy = this.size);
  ellipse (posX = random(10, width), posY = random(10, height), size = random(10, 400), copy = this.size);
  ellipse (posX = random(10, width), posY = random(10, height), size = random(10, 400), copy = this.size);
  ellipse (posX = random(10, width), posY = random(10, height), size = random(10, 400), copy = this.size);
  ellipse (posX = random(10, width), posY = random(10, height), size = random(10, 400), copy = this.size);
  ellipse (posX = random(10, width), posY = random(10, height), size = random(10, 400), copy = this.size);
  ellipse (posX = random(10, width), posY = random(10, height), size = random(10, 400), copy = this.size);
  ellipse (posX = random(10, width), posY = random(10, height), size = random(10, 400), copy = this.size);
  ellipse (posX = random(10, width), posY = random(10, height), size = random(10, 400), copy = this.size);
  ellipse (posX = random(10, width), posY = random(10, height), size = random(10, 400), copy = this.size);
  ellipse (posX = random(10, width), posY = random(10, height), size = random(10, 400), copy = this.size);
  ellipse (posX = random(10, width), posY = random(10, height), size = random(10, 400), copy = this.size);
  ellipse (posX = random(10, width), posY = random(10, height), size = random(10, 400), copy = this.size);
  ellipse (posX = random(10, width), posY = random(10, height), size = random(10, 400), copy = this.size);
  ellipse (posX = random(10, width), posY = random(10, height), size = random(10, 400), copy = this.size);
  ellipse (posX = random(10, width), posY = random(10, height), size = random(10, 400), copy = this.size);
  ellipse (posX = random(10, width), posY = random(10, height), size = random(10, 400), copy = this.size);
  ellipse (posX = random(10, width), posY = random(10, height), size = random(10, 400), copy = this.size);
  ellipse (posX = random(10, width), posY = random(10, height), size = random(10, 400), copy = this.size);
  ellipse (posX = random(10, width), posY = random(10, height), size = random(10, 400), copy = this.size);
  ellipse (posX = random(10, width), posY = random(10, height), size = random(10, 400), copy = this.size);
  ellipse (posX = random(10, width), posY = random(10, height), size = random(10, 400), copy = this.size);
  ellipse (posX = random(10, width), posY = random(10, height), size = random(10, 400), copy = this.size);
  ellipse (posX = random(10, width), posY = random(10, height), size = random(10, 400), copy = this.size);
  ellipse (posX = random(10, width), posY = random(10, height), size = random(10, 400), copy = this.size);
  ellipse (posX = random(10, width), posY = random(10, height), size = random(10, 400), copy = this.size);
  ellipse (posX = random(10, width), posY = random(10, height), size = random(10, 400), copy = this.size);
  ellipse (posX = random(10, width), posY = random(10, height), size = random(10, 400), copy = this.size);
  ellipse (posX = random(10, width), posY = random(10, height), size = random(10, 400), copy = this.size);
  ellipse (posX = random(10, width), posY = random(10, height), size = random(10, 400), copy = this.size);
  ellipse (posX = random(10, width), posY = random(10, height), size = random(10, 400), copy = this.size);
  ellipse (posX = random(10, width), posY = random(10, height), size = random(10, 400), copy = this.size);
  ellipse (posX = random(10, width), posY = random(10, height), size = random(10, 400), copy = this.size);
  ellipse (posX = random(10, width), posY = random(10, height), size = random(10, 400), copy = this.size);
  ellipse (posX = random(10, width), posY = random(10, height), size = random(10, 400), copy = this.size);
  ellipse (posX = random(10, width), posY = random(10, height), size = random(10, 400), copy = this.size);
  ellipse (posX = random(10, width), posY = random(10, height), size = random(10, 400), copy = this.size);
  ellipse (posX = random(10, width), posY = random(10, height), size = random(10, 400), copy = this.size);
  ellipse (posX = random(10, width), posY = random(10, height), size = random(10, 400), copy = this.size);
  ellipse (posX = random(10, width), posY = random(10, height), size = random(10, 400), copy = this.size);
  ellipse (posX = random(10, width), posY = random(10, height), size = random(10, 400), copy = this.size);
  ellipse (posX = random(10, width), posY = random(10, height), size = random(10, 400), copy = this.size);
  ellipse (posX = random(10, width), posY = random(10, height), size = random(10, 400), copy = this.size);
  ellipse (posX = random(10, width), posY = random(10, height), size = random(10, 400), copy = this.size);
  ellipse (posX = random(10, width), posY = random(10, height), size = random(10, 400), copy = this.size);
  ellipse (posX = random(10, width), posY = random(10, height), size = random(10, 400), copy = this.size);
  ellipse (posX = random(10, width), posY = random(10, height), size = random(10, 400), copy = this.size);
  ellipse (posX = random(10, width), posY = random(10, height), size = random(10, 400), copy = this.size);
  ellipse (posX = random(10, width), posY = random(10, height), size = random(10, 400), copy = this.size);
  ellipse (posX = random(10, width), posY = random(10, height), size = random(10, 400), copy = this.size);
  ellipse (posX = random(10, width), posY = random(10, height), size = random(10, 400), copy = this.size);
  ellipse (posX = random(10, width), posY = random(10, height), size = random(10, 400), copy = this.size);
  ellipse (posX = random(10, width), posY = random(10, height), size = random(10, 400), copy = this.size);
  ellipse (posX = random(10, width), posY = random(10, height), size = random(10, 400), copy = this.size);
  ellipse (posX = random(10, width), posY = random(10, height), size = random(10, 400), copy = this.size);
  ellipse (posX = random(10, width), posY = random(10, height), size = random(10, 400), copy = this.size);
  ellipse (posX = random(10, width), posY = random(10, height), size = random(10, 400), copy = this.size);
  ellipse (posX = random(10, width), posY = random(10, height), size = random(10, 400), copy = this.size);
  ellipse (posX = random(10, width), posY = random(10, height), size = random(10, 400), copy = this.size);
  ellipse (posX = random(10, width), posY = random(10, height), size = random(10, 400), copy = this.size);
  ellipse (posX = random(10, width), posY = random(10, height), size = random(10, 400), copy = this.size);
  ellipse (posX = random(10, width), posY = random(10, height), size = random(10, 400), copy = this.size);
  ellipse (posX = random(10, width), posY = random(10, height), size = random(10, 400), copy = this.size);
  ellipse (posX = random(10, width), posY = random(10, height), size = random(10, 400), copy = this.size);
  ellipse (posX = random(10, width), posY = random(10, height), size = random(10, 400), copy = this.size);
  ellipse (posX = random(10, width), posY = random(10, height), size = random(10, 400), copy = this.size);
  ellipse (posX = random(10, width), posY = random(10, height), size = random(10, 400), copy = this.size);
  ellipse (posX = random(10, width), posY = random(10, height), size = random(10, 400), copy = this.size);
  ellipse (posX = random(10, width), posY = random(10, height), size = random(10, 400), copy = this.size);
  ellipse (posX = random(10, width), posY = random(10, height), size = random(10, 400), copy = this.size);
  ellipse (posX = random(10, width), posY = random(10, height), size = random(10, 400), copy = this.size);
  ellipse (posX = random(10, width), posY = random(10, height), size = random(10, 400), copy = this.size);
  ellipse (posX = random(10, width), posY = random(10, height), size = random(10, 400), copy = this.size);
  ellipse (posX = random(10, width), posY = random(10, height), size = random(10, 400), copy = this.size);
  ellipse (posX = random(10, width), posY = random(10, height), size = random(10, 400), copy = this.size);
  ellipse (posX = random(10, width), posY = random(10, height), size = random(10, 400), copy = this.size);
  ellipse (posX = random(10, width), posY = random(10, height), size = random(10, 400), copy = this.size);
  ellipse (posX = random(10, width), posY = random(10, height), size = random(10, 400), copy = this.size);
  ellipse (posX = random(10, width), posY = random(10, height), size = random(10, 400), copy = this.size);
  ellipse (posX = random(10, width), posY = random(10, height), size = random(10, 400), copy = this.size);
  ellipse (posX = random(10, width), posY = random(10, height), size = random(10, 400), copy = this.size);
  ellipse (posX = random(10, width), posY = random(10, height), size = random(10, 400), copy = this.size);
  ellipse (posX = random(10, width), posY = random(10, height), size = random(10, 400), copy = this.size);
  ellipse (posX = random(10, width), posY = random(10, height), size = random(10, 400), copy = this.size);
  ellipse (posX = random(10, width), posY = random(10, height), size = random(10, 400), copy = this.size);
  ellipse (posX = random(10, width), posY = random(10, height), size = random(10, 400), copy = this.size);
  ellipse (posX = random(10, width), posY = random(10, height), size = random(10, 400), copy = this.size);
  ellipse (posX = random(10, width), posY = random(10, height), size = random(10, 400), copy = this.size);
  ellipse (posX = random(10, width), posY = random(10, height), size = random(10, 400), copy = this.size);
  ellipse (posX = random(10, width), posY = random(10, height), size = random(10, 400), copy = this.size);
  ellipse (posX = random(10, width), posY = random(10, height), size = random(10, 400), copy = this.size);
  ellipse (posX = random(10, width), posY = random(10, height), size = random(10, 400), copy = this.size);
  ellipse (posX = random(10, width), posY = random(10, height), size = random(10, 400), copy = this.size);
  ellipse (posX = random(10, width), posY = random(10, height), size = random(10, 400), copy = this.size);
  ellipse (posX = random(10, width), posY = random(10, height), size = random(10, 400), copy = this.size);
  ellipse (posX = random(10, width), posY = random(10, height), size = random(10, 400), copy = this.size);
  ellipse (posX = random(10, width), posY = random(10, height), size = random(10, 400), copy = this.size);
  ellipse (posX = random(10, width), posY = random(10, height), size = random(10, 400), copy = this.size);
  ellipse (posX = random(10, width), posY = random(10, height), size = random(10, 400), copy = this.size);
  ellipse (posX = random(10, width), posY = random(10, height), size = random(10, 400), copy = this.size);
  ellipse (posX = random(10, width), posY = random(10, height), size = random(10, 400), copy = this.size);
  ellipse (posX = random(10, width), posY = random(10, height), size = random(10, 400), copy = this.size);
  ellipse (posX = random(10, width), posY = random(10, height), size = random(10, 400), copy = this.size);
  ellipse (posX = random(10, width), posY = random(10, height), size = random(10, 400), copy = this.size);
  ellipse (posX = random(10, width), posY = random(10, height), size = random(10, 400), copy = this.size);
  ellipse (posX = random(10, width), posY = random(10, height), size = random(10, 400), copy = this.size);
  ellipse (posX = random(10, width), posY = random(10, height), size = random(10, 400), copy = this.size);
  ellipse (posX = random(10, width), posY = random(10, height), size = random(10, 400), copy = this.size);
  ellipse (posX = random(10, width), posY = random(10, height), size = random(10, 400), copy = this.size);
  ellipse (posX = random(10, width), posY = random(10, height), size = random(10, 400), copy = this.size);
  ellipse (posX = random(10, width), posY = random(10, height), size = random(10, 400), copy = this.size);
  ellipse (posX = random(10, width), posY = random(10, height), size = random(10, 400), copy = this.size);
  ellipse (posX = random(10, width), posY = random(10, height), size = random(10, 400), copy = this.size);
  ellipse (posX = random(10, width), posY = random(10, height), size = random(10, 400), copy = this.size);
  ellipse (posX = random(10, width), posY = random(10, height), size = random(10, 400), copy = this.size);
  ellipse (posX = random(10, width), posY = random(10, height), size = random(10, 400), copy = this.size);
  ellipse (posX = random(10, width), posY = random(10, height), size = random(10, 400), copy = this.size);
  ellipse (posX = random(10, width), posY = random(10, height), size = random(10, 400), copy = this.size);
  ellipse (posX = random(10, width), posY = random(10, height), size = random(10, 400), copy = this.size);
  ellipse (posX = random(10, width), posY = random(10, height), size = random(10, 400), copy = this.size);
  ellipse (posX = random(10, width), posY = random(10, height), size = random(10, 400), copy = this.size);
  ellipse (posX = random(10, width), posY = random(10, height), size = random(10, 400), copy = this.size);
  ellipse (posX = random(10, width), posY = random(10, height), size = random(10, 400), copy = this.size);
  ellipse (posX = random(10, width), posY = random(10, height), size = random(10, 400), copy = this.size);
  ellipse (posX = random(10, width), posY = random(10, height), size = random(10, 400), copy = this.size);
  ellipse (posX = random(10, width), posY = random(10, height), size = random(10, 400), copy = this.size);
  ellipse (posX = random(10, width), posY = random(10, height), size = random(10, 400), copy = this.size);
  ellipse (posX = random(10, width), posY = random(10, height), size = random(10, 400), copy = this.size);
  ellipse (posX = random(10, width), posY = random(10, height), size = random(10, 400), copy = this.size);
  ellipse (posX = random(10, width), posY = random(10, height), size = random(10, 400), copy = this.size);
  ellipse (posX = random(10, width), posY = random(10, height), size = random(10, 400), copy = this.size);
  ellipse (posX = random(10, width), posY = random(10, height), size = random(10, 400), copy = this.size);
  ellipse (posX = random(10, width), posY = random(10, height), size = random(10, 400), copy = this.size);
  ellipse (posX = random(10, width), posY = random(10, height), size = random(10, 400), copy = this.size);
  ellipse (posX = random(10, width), posY = random(10, height), size = random(10, 400), copy = this.size);
  ellipse (posX = random(10, width), posY = random(10, height), size = random(10, 400), copy = this.size);
  ellipse (posX = random(10, width), posY = random(10, height), size = random(10, 400), copy = this.size);
  ellipse (posX = random(10, width), posY = random(10, height), size = random(10, 400), copy = this.size);
  ellipse (posX = random(10, width), posY = random(10, height), size = random(10, 400), copy = this.size);
  ellipse (posX = random(10, width), posY = random(10, height), size = random(10, 400), copy = this.size);
  ellipse (posX = random(10, width), posY = random(10, height), size = random(10, 400), copy = this.size);
  ellipse (posX = random(10, width), posY = random(10, height), size = random(10, 400), copy = this.size);
  ellipse (posX = random(10, width), posY = random(10, height), size = random(10, 400), copy = this.size);
  ellipse (posX = random(10, width), posY = random(10, height), size = random(10, 400), copy = this.size);
  ellipse (posX = random(10, width), posY = random(10, height), size = random(10, 400), copy = this.size);
  ellipse (posX = random(10, width), posY = random(10, height), size = random(10, 400), copy = this.size);
  ellipse (posX = random(10, width), posY = random(10, height), size = random(10, 400), copy = this.size);
  ellipse (posX = random(10, width), posY = random(10, height), size = random(10, 400), copy = this.size);
  ellipse (posX = random(10, width), posY = random(10, height), size = random(10, 400), copy = this.size);
  ellipse (posX = random(10, width), posY = random(10, height), size = random(10, 400), copy = this.size);
  ellipse (posX = random(10, width), posY = random(10, height), size = random(10, 400), copy = this.size);
  ellipse (posX = random(10, width), posY = random(10, height), size = random(10, 400), copy = this.size);
  ellipse (posX = random(10, width), posY = random(10, height), size = random(10, 400), copy = this.size);
  ellipse (posX = random(10, width), posY = random(10, height), size = random(10, 400), copy = this.size);
  ellipse (posX = random(10, width), posY = random(10, height), size = random(10, 400), copy = this.size);
  ellipse (posX = random(10, width), posY = random(10, height), size = random(10, 400), copy = this.size);
  ellipse (posX = random(10, width), posY = random(10, height), size = random(10, 400), copy = this.size);
  ellipse (posX = random(10, width), posY = random(10, height), size = random(10, 400), copy = this.size);
  ellipse (posX = random(10, width), posY = random(10, height), size = random(10, 400), copy = this.size);
  ellipse (posX = random(10, width), posY = random(10, height), size = random(10, 400), copy = this.size);
  ellipse (posX = random(10, width), posY = random(10, height), size = random(10, 400), copy = this.size);
  ellipse (posX = random(10, width), posY = random(10, height), size = random(10, 400), copy = this.size);
  ellipse (posX = random(10, width), posY = random(10, height), size = random(10, 400), copy = this.size);
  ellipse (posX = random(10, width), posY = random(10, height), size = random(10, 400), copy = this.size);
  ellipse (posX = random(10, width), posY = random(10, height), size = random(10, 400), copy = this.size);
  ellipse (posX = random(10, width), posY = random(10, height), size = random(10, 400), copy = this.size);
  ellipse (posX = random(10, width), posY = random(10, height), size = random(10, 400), copy = this.size);
  ellipse (posX = random(10, width), posY = random(10, height), size = random(10, 400), copy = this.size);
  ellipse (posX = random(10, width), posY = random(10, height), size = random(10, 400), copy = this.size);
  ellipse (posX = random(10, width), posY = random(10, height), size = random(10, 400), copy = this.size);
  ellipse (posX = random(10, width), posY = random(10, height), size = random(10, 400), copy = this.size);
  ellipse (posX = random(10, width), posY = random(10, height), size = random(10, 400), copy = this.size);
  ellipse (posX = random(10, width), posY = random(10, height), size = random(10, 400), copy = this.size);
  ellipse (posX = random(10, width), posY = random(10, height), size = random(10, 400), copy = this.size);
  ellipse (posX = random(10, width), posY = random(10, height), size = random(10, 400), copy = this.size);
  ellipse (posX = random(10, width), posY = random(10, height), size = random(10, 400), copy = this.size);
  ellipse (posX = random(10, width), posY = random(10, height), size = random(10, 400), copy = this.size);
  ellipse (posX = random(10, width), posY = random(10, height), size = random(10, 400), copy = this.size);
  ellipse (posX = random(10, width), posY = random(10, height), size = random(10, 400), copy = this.size);
  ellipse (posX = random(10, width), posY = random(10, height), size = random(10, 400), copy = this.size);
  ellipse (posX = random(10, width), posY = random(10, height), size = random(10, 400), copy = this.size);
  ellipse (posX = random(10, width), posY = random(10, height), size = random(10, 400), copy = this.size);
  ellipse (posX = random(10, width), posY = random(10, height), size = random(10, 400), copy = this.size);
  ellipse (posX = random(10, width), posY = random(10, height), size = random(10, 400), copy = this.size);
  ellipse (posX = random(10, width), posY = random(10, height), size = random(10, 400), copy = this.size);
  ellipse (posX = random(10, width), posY = random(10, height), size = random(10, 400), copy = this.size);
  ellipse (posX = random(10, width), posY = random(10, height), size = random(10, 400), copy = this.size);
  ellipse (posX = random(10, width), posY = random(10, height), size = random(10, 400), copy = this.size);
  ellipse (posX = random(10, width), posY = random(10, height), size = random(10, 400), copy = this.size);
  ellipse (posX = random(10, width), posY = random(10, height), size = random(10, 400), copy = this.size);
  ellipse (posX = random(10, width), posY = random(10, height), size = random(10, 400), copy = this.size);
  ellipse (posX = random(10, width), posY = random(10, height), size = random(10, 400), copy = this.size);
  ellipse (posX = random(10, width), posY = random(10, height), size = random(10, 400), copy = this.size);
  ellipse (posX = random(10, width), posY = random(10, height), size = random(10, 400), copy = this.size);
  ellipse (posX = random(10, width), posY = random(10, height), size = random(10, 400), copy = this.size);
  ellipse (posX = random(10, width), posY = random(10, height), size = random(10, 400), copy = this.size);
  ellipse (posX = random(10, width), posY = random(10, height), size = random(10, 400), copy = this.size);
  ellipse (posX = random(10, width), posY = random(10, height), size = random(10, 400), copy = this.size);
  ellipse (posX = random(10, width), posY = random(10, height), size = random(10, 400), copy = this.size);
  ellipse (posX = random(10, width), posY = random(10, height), size = random(10, 400), copy = this.size);
  ellipse (posX = random(10, width), posY = random(10, height), size = random(10, 400), copy = this.size);
  ellipse (posX = random(10, width), posY = random(10, height), size = random(10, 400), copy = this.size);
  ellipse (posX = random(10, width), posY = random(10, height), size = random(10, 400), copy = this.size);
  ellipse (posX = random(10, width), posY = random(10, height), size = random(10, 400), copy = this.size);
  ellipse (posX = random(10, width), posY = random(10, height), size = random(10, 400), copy = this.size);
  ellipse (posX = random(10, width), posY = random(10, height), size = random(10, 400), copy = this.size);
  ellipse (posX = random(10, width), posY = random(10, height), size = random(10, 400), copy = this.size);
  ellipse (posX = random(10, width), posY = random(10, height), size = random(10, 400), copy = this.size);
  ellipse (posX = random(10, width), posY = random(10, height), size = random(10, 400), copy = this.size);
  ellipse (posX = random(10, width), posY = random(10, height), size = random(10, 400), copy = this.size);
  ellipse (posX = random(10, width), posY = random(10, height), size = random(10, 400), copy = this.size);
  ellipse (posX = random(10, width), posY = random(10, height), size = random(10, 400), copy = this.size);
  ellipse (posX = random(10, width), posY = random(10, height), size = random(10, 400), copy = this.size);
  ellipse (posX = random(10, width), posY = random(10, height), size = random(10, 400), copy = this.size);
  ellipse (posX = random(10, width), posY = random(10, height), size = random(10, 400), copy = this.size);
  ellipse (posX = random(10, width), posY = random(10, height), size = random(10, 400), copy = this.size);
  ellipse (posX = random(10, width), posY = random(10, height), size = random(10, 400), copy = this.size);
  ellipse (posX = random(10, width), posY = random(10, height), size = random(10, 400), copy = this.size);
  ellipse (posX = random(10, width), posY = random(10, height), size = random(10, 400), copy = this.size);
  ellipse (posX = random(10, width), posY = random(10, height), size = random(10, 400), copy = this.size);
  ellipse (posX = random(10, width), posY = random(10, height), size = random(10, 400), copy = this.size);
  ellipse (posX = random(10, width), posY = random(10, height), size = random(10, 400), copy = this.size);
  ellipse (posX = random(10, width), posY = random(10, height), size = random(10, 400), copy = this.size);
  ellipse (posX = random(10, width), posY = random(10, height), size = random(10, 400), copy = this.size);
  ellipse (posX = random(10, width), posY = random(10, height), size = random(10, 400), copy = this.size);
  ellipse (posX = random(10, width), posY = random(10, height), size = random(10, 400), copy = this.size);
  ellipse (posX = random(10, width), posY = random(10, height), size = random(10, 400), copy = this.size);
  ellipse (posX = random(10, width), posY = random(10, height), size = random(10, 400), copy = this.size);
  ellipse (posX = random(10, width), posY = random(10, height), size = random(10, 400), copy = this.size);
  ellipse (posX = random(10, width), posY = random(10, height), size = random(10, 400), copy = this.size);
  ellipse (posX = random(10, width), posY = random(10, height), size = random(10, 400), copy = this.size);
  ellipse (posX = random(10, width), posY = random(10, height), size = random(10, 400), copy = this.size);
  ellipse (posX = random(10, width), posY = random(10, height), size = random(10, 400), copy = this.size);
  ellipse (posX = random(10, width), posY = random(10, height), size = random(10, 400), copy = this.size);
  ellipse (posX = random(10, width), posY = random(10, height), size = random(10, 400), copy = this.size);
  ellipse (posX = random(10, width), posY = random(10, height), size = random(10, 400), copy = this.size);
  ellipse (posX = random(10, width), posY = random(10, height), size = random(10, 400), copy = this.size);
  ellipse (posX = random(10, width), posY = random(10, height), size = random(10, 400), copy = this.size);
  ellipse (posX = random(10, width), posY = random(10, height), size = random(10, 400), copy = this.size);
  ellipse (posX = random(10, width), posY = random(10, height), size = random(10, 400), copy = this.size);
  ellipse (posX = random(10, width), posY = random(10, height), size = random(10, 400), copy = this.size);
  ellipse (posX = random(10, width), posY = random(10, height), size = random(10, 400), copy = this.size);
  ellipse (posX = random(10, width), posY = random(10, height), size = random(10, 400), copy = this.size);
  ellipse (posX = random(10, width), posY = random(10, height), size = random(10, 400), copy = this.size);
  ellipse (posX = random(10, width), posY = random(10, height), size = random(10, 400), copy = this.size);
  ellipse (posX = random(10, width), posY = random(10, height), size = random(10, 400), copy = this.size);
  ellipse (posX = random(10, width), posY = random(10, height), size = random(10, 400), copy = this.size);
  ellipse (posX = random(10, width), posY = random(10, height), size = random(10, 400), copy = this.size);
  ellipse (posX = random(10, width), posY = random(10, height), size = random(10, 400), copy = this.size);
  ellipse (posX = random(10, width), posY = random(10, height), size = random(10, 400), copy = this.size);
  ellipse (posX = random(10, width), posY = random(10, height), size = random(10, 400), copy = this.size);
  ellipse (posX = random(10, width), posY = random(10, height), size = random(10, 400), copy = this.size);
  ellipse (posX = random(10, width), posY = random(10, height), size = random(10, 400), copy = this.size);
  ellipse (posX = random(10, width), posY = random(10, height), size = random(10, 400), copy = this.size);
  ellipse (posX = random(10, width), posY = random(10, height), size = random(10, 400), copy = this.size);
  ellipse (posX = random(10, width), posY = random(10, height), size = random(10, 400), copy = this.size);
  ellipse (posX = random(10, width), posY = random(10, height), size = random(10, 400), copy = this.size);
  ellipse (posX = random(10, width), posY = random(10, height), size = random(10, 400), copy = this.size);
  ellipse (posX = random(10, width), posY = random(10, height), size = random(10, 400), copy = this.size);
  ellipse (posX = random(10, width), posY = random(10, height), size = random(10, 400), copy = this.size);
  ellipse (posX = random(10, width), posY = random(10, height), size = random(10, 400), copy = this.size);
  ellipse (posX = random(10, width), posY = random(10, height), size = random(10, 400), copy = this.size);
  ellipse (posX = random(10, width), posY = random(10, height), size = random(10, 400), copy = this.size);
  ellipse (posX = random(10, width), posY = random(10, height), size = random(10, 400), copy = this.size);
  ellipse (posX = random(10, width), posY = random(10, height), size = random(10, 400), copy = this.size);
  ellipse (posX = random(10, width), posY = random(10, height), size = random(10, 400), copy = this.size);
  ellipse (posX = random(10, width), posY = random(10, height), size = random(10, 400), copy = this.size);
  ellipse (posX = random(10, width), posY = random(10, height), size = random(10, 400), copy = this.size);
  ellipse (posX = random(10, width), posY = random(10, height), size = random(10, 400), copy = this.size);
  ellipse (posX = random(10, width), posY = random(10, height), size = random(10, 400), copy = this.size);
  ellipse (posX = random(10, width), posY = random(10, height), size = random(10, 400), copy = this.size);
  ellipse (posX = random(10, width), posY = random(10, height), size = random(10, 400), copy = this.size);
  ellipse (posX = random(10, width), posY = random(10, height), size = random(10, 400), copy = this.size);
  ellipse (posX = random(10, width), posY = random(10, height), size = random(10, 400), copy = this.size);
  ellipse (posX = random(10, width), posY = random(10, height), size = random(10, 400), copy = this.size);
  ellipse (posX = random(10, width), posY = random(10, height), size = random(10, 400), copy = this.size);
  ellipse (posX = random(10, width), posY = random(10, height), size = random(10, 400), copy = this.size);
  ellipse (posX = random(10, width), posY = random(10, height), size = random(10, 400), copy = this.size);
  ellipse (posX = random(10, width), posY = random(10, height), size = random(10, 400), copy = this.size);
  ellipse (posX = random(10, width), posY = random(10, height), size = random(10, 400), copy = this.size);
  ellipse (posX = random(10, width), posY = random(10, height), size = random(10, 400), copy = this.size);
  ellipse (posX = random(10, width), posY = random(10, height), size = random(10, 400), copy = this.size);
  ellipse (posX = random(10, width), posY = random(10, height), size = random(10, 400), copy = this.size);
  ellipse (posX = random(10, width), posY = random(10, height), size = random(10, 400), copy = this.size);
  ellipse (posX = random(10, width), posY = random(10, height), size = random(10, 400), copy = this.size);
  ellipse (posX = random(10, width), posY = random(10, height), size = random(10, 400), copy = this.size);
  ellipse (posX = random(10, width), posY = random(10, height), size = random(10, 400), copy = this.size);
  ellipse (posX = random(10, width), posY = random(10, height), size = random(10, 400), copy = this.size);
  ellipse (posX = random(10, width), posY = random(10, height), size = random(10, 400), copy = this.size);
  ellipse (posX = random(10, width), posY = random(10, height), size = random(10, 400), copy = this.size);
  ellipse (posX = random(10, width), posY = random(10, height), size = random(10, 400), copy = this.size);
  ellipse (posX = random(10, width), posY = random(10, height), size = random(10, 400), copy = this.size);
  ellipse (posX = random(10, width), posY = random(10, height), size = random(10, 400), copy = this.size);
  ellipse (posX = random(10, width), posY = random(10, height), size = random(10, 400), copy = this.size);
  ellipse (posX = random(10, width), posY = random(10, height), size = random(10, 400), copy = this.size);
  ellipse (posX = random(10, width), posY = random(10, height), size = random(10, 400), copy = this.size);
  ellipse (posX = random(10, width), posY = random(10, height), size = random(10, 400), copy = this.size);
  ellipse (posX = random(10, width), posY = random(10, height), size = random(10, 400), copy = this.size);
  ellipse (posX = random(10, width), posY = random(10, height), size = random(10, 400), copy = this.size);
  ellipse (posX = random(10, width), posY = random(10, height), size = random(10, 400), copy = this.size);
  ellipse (posX = random(10, width), posY = random(10, height), size = random(10, 400), copy = this.size);
  ellipse (posX = random(10, width), posY = random(10, height), size = random(10, 400), copy = this.size);
  ellipse (posX = random(10, width), posY = random(10, height), size = random(10, 400), copy = this.size);
  ellipse (posX = random(10, width), posY = random(10, height), size = random(10, 400), copy = this.size);
  ellipse (posX = random(10, width), posY = random(10, height), size = random(10, 400), copy = this.size);
  ellipse (posX = random(10, width), posY = random(10, height), size = random(10, 400), copy = this.size);
  ellipse (posX = random(10, width), posY = random(10, height), size = random(10, 400), copy = this.size);
  ellipse (posX = random(10, width), posY = random(10, height), size = random(10, 400), copy = this.size);
  ellipse (posX = random(10, width), posY = random(10, height), size = random(10, 400), copy = this.size);
  ellipse (posX = random(10, width), posY = random(10, height), size = random(10, 400), copy = this.size);
}
